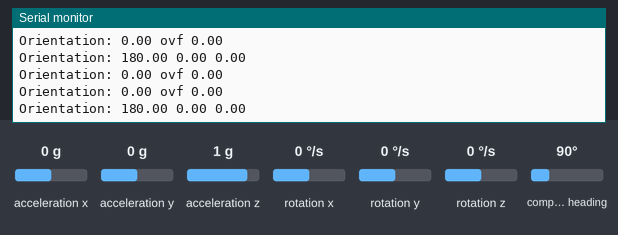
The sketch below on a simulated Arduino Uno, built with avr-gcc and run on an emulated ATmega328P. On the bench: the last lines printed to the serial monitor. Inputs (shaded band) come from the test bench; at power-on: acceleration x 0 g, acceleration y 0 g, rotation x 0 °/s, rotation y 0 °/s, rotation z 0 °/s, acceleration z 1 g, compass heading 90°.

Above: at 1.2 s.
1.3 s: acceleration x set to -1.4 g
At 1.9 s:
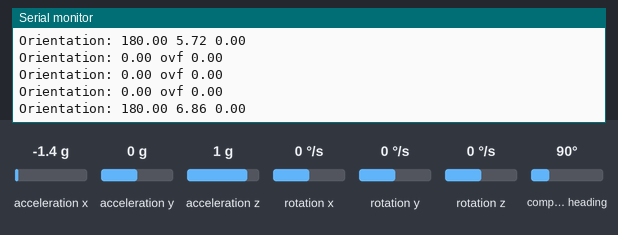
4.3 s: acceleration y set to -1.4 g
At 5.0 s:
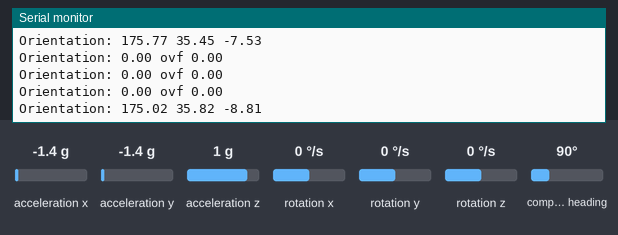
7.3 s: rotation x set to -192 °/s
At 8.2 s:
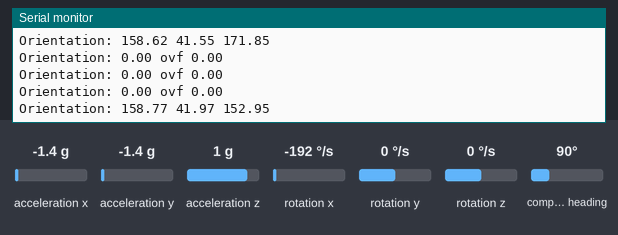
10.3 s: rotation y set to 100 °/s
At 11.2 s:
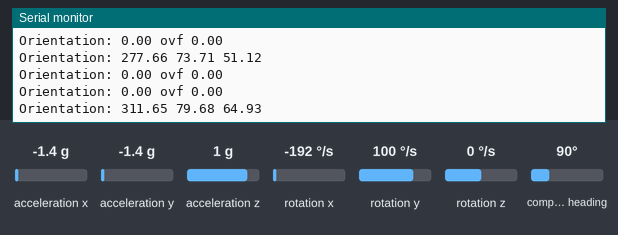
13.3 s: rotation z set to -100 °/s
At 13.8 s:
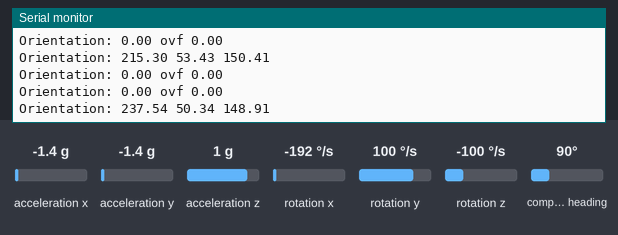
16.3 s: rotation z set to 100 °/s
At 16.9 s:
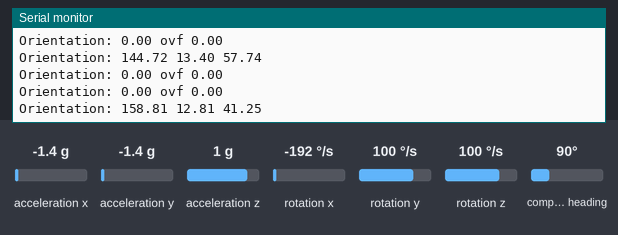
Timing chart, 0 to 19.3 s (numbered marks = the images above; inputs shaded):
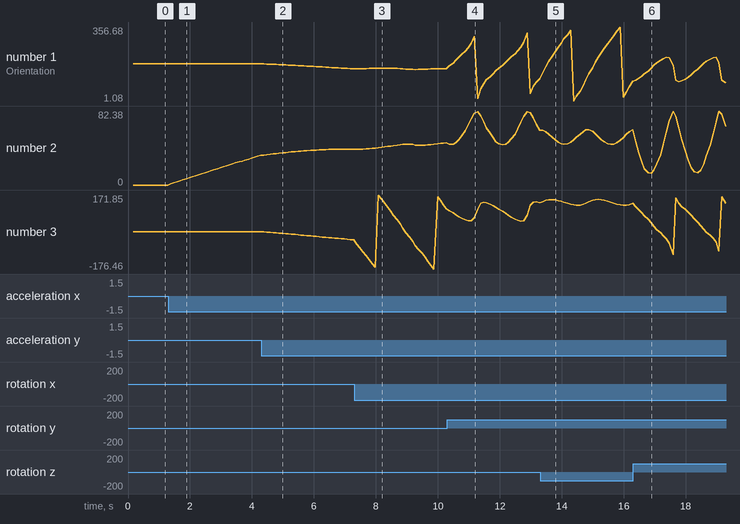

Measured:
- after the input at 1.3 s, the serial monitor: prints a new line after 0.08 s (image 1)
- after the input at 4.3 s, the serial monitor: prints a new line after 0.08 s (image 2)
- after the input at 7.3 s, the serial monitor: prints a new line after 0.08 s (image 3)
- after the input at 10.3 s, the serial monitor: prints a new line after 0.07 s (image 4)
- after the input at 13.3 s, the serial monitor: prints a new line after 0.08 s (image 5)
- after the input at 16.3 s, the serial monitor: prints a new line after 0.09 s (image 6)
- plotted number 1: 180 → 156.16 after the input at 4.3 s, 156.16 → 155.63 after the input at 7.3 s, 155.63 → 107.64 after the input at 10.3 s, 107.64 → 96.85 after the input at 13.3 s, 96.85 → 199.78 after the input at 16.3 s
- plotted number 2: 0 → 32.9 after the input at 1.3 s, 32.9 → 40.07 after the input at 4.3 s, 40.07 → 47.22 after the input at 7.3 s, 47.22 → 61.06 after the input at 10.3 s, 61.06 → 61.39 after the input at 13.3 s

The sketch:

MIZUIMUtest.ino
```cpp
#define SAMPLE_RATE 10
#include "SparkFunLSM6DS3.h"
#include <QMC5883LCompass.h>
#include "Wire.h"
#include <MadgwickAHRS.h>

LSM6DS3 lsm6ds3( I2C_MODE, 0x6A );
QMC5883LCompass qmc5883;
Madgwick filter;

unsigned long microsPerReading, microsPrevious;

void setup()
{

  Serial.begin(9600);

  lsm6ds3.begin();
  qmc5883.init();
  filter.begin(SAMPLE_RATE);

  microsPerReading = 1000000 / SAMPLE_RATE;
  microsPrevious = micros();
}

void loop()
{
  float gx, gy, gz;
  float ax, ay, az;
  float mx, my, mz;
  float roll, pitch, heading;
  unsigned long microsNow;
  qmc5883.read();


  gx = lsm6ds3.readFloatGyroX();
  gy = lsm6ds3.readFloatGyroY();
  gz = lsm6ds3.readFloatGyroZ();
  ax = lsm6ds3.readFloatAccelX();
  ay = lsm6ds3.readFloatAccelY();
  az = lsm6ds3.readFloatAccelZ();
  mx = qmc5883.getX();
  my = qmc5883.getY();
  mz = qmc5883.getZ();

  microsNow = micros();
  if (microsNow - microsPrevious >= microsPerReading) {
    //filter.update(gx,gy,gz,ax,ay,az,mx,my,mz);
    filter.updateIMU(gx,gy,gz,ax,ay,az);

    roll = filter.getRoll();
    pitch = filter.getPitch();
    heading = filter.getYaw();

    microsPrevious = microsPrevious + microsPerReading;
  }

  Serial.print("Orientation: ");
  Serial.print(heading);
  Serial.print(" ");
  Serial.print(pitch);
  Serial.print(" ");
  Serial.println(roll);

}
```
